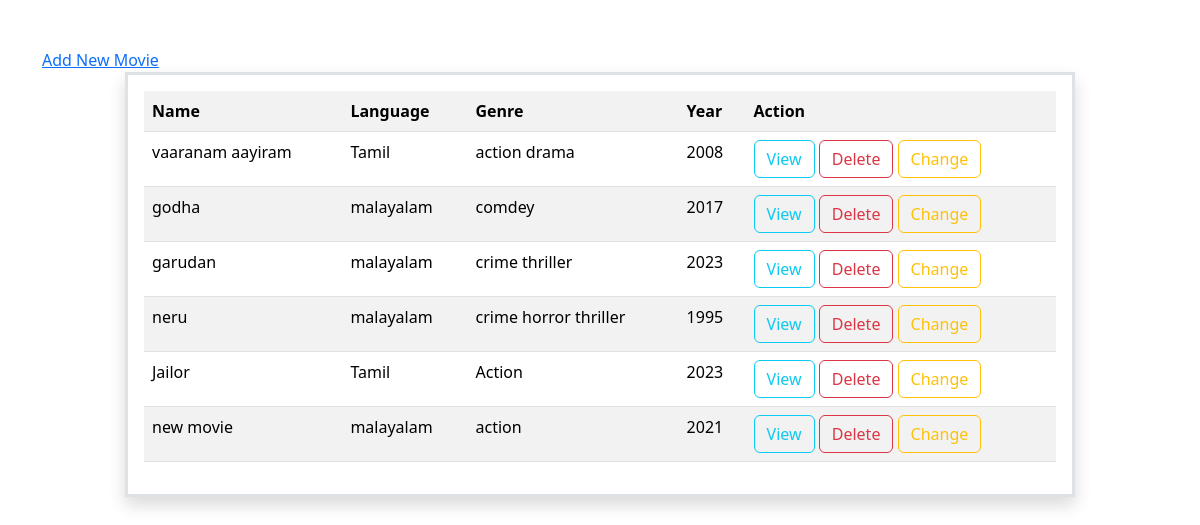
/movies/all/, run on the app's committed database.
### myapp/models.py (models this page shows, shortened)
class Movie(models.Model):
    name=models.CharField(max_length=200,unique=True)
    language=models.CharField(max_length=200)
    run_time=models.PositiveBigIntegerField()
    genre=models.CharField(max_length=200)
    director=models.CharField(max_length=200)
    year=models.PositiveBigIntegerField()
    actors=models.CharField(max_length=200)

### myapp/views.py (the view)
# urls.py: path('movies/all/',views.MovieListView.as_view(),name="movie-list"),
class MovieListView(View):
    def get(self,request,*args,**kwargs):
        qs=Movie.objects.all()
        return render(request,"movie_list.html",{"data":qs})

### myapp/templates/movie_list.html (shortened to what this page needs)
<!DOCTYPE html>
<html lang="en">
<head>
    <link href="https://cdn.jsdelivr.net/npm/bootstrap@5.3.2/dist/css/bootstrap.min.css" rel="stylesheet">
</head>
<body>
    <div class="container mt-5">
        <div class="row">
            <a href="{%url 'movie-add' %}">Add New Movie</a>
            <div class="col-1"></div>
            <div class="col-10 p-3 border border-3 shadow">
                <table class="table table-striped">
                    <tr>
                        <th>Name</th>
                        <th>Language</th>
                        <th>Genre</th>
                        <th>Year</th>
                        <th>Action</th>
                    </tr>
                    {%for m in data%}
                        <tr>
                            <td>{{m.name}}</td>
                            <td>{{m.language}}</td>
                            <td>{{m.genre}}</td>
                            <td>{{m.year}}</td>
                            <td>
                                <a href="{%url 'movie-detail' m.id %}" class="btn btn-outline-info">View</a>
                                <a href="{%url 'movie-delete' m.id %}" class="btn btn-outline-danger">Delete</a>
                                <a href="{%url 'movie-edit' m.id%}" class="btn btn-outline-warning">Change</a>
                            </td>
                        </tr>
                    {%endfor%}
                </table>
            </div>
            <div class="col-1"></div>
        </div>
    </div>
</body>
</html>

### data on the page
Movie: name "vaaranam aayiram", language "Tamil", genre "action drama", year "2008"
Movie: name "godha", language "malayalam", genre "comdey", year "2017"
Movie: name "garudan", language "malayalam", genre "crime thriller", year "2023"
Movie: name "neru", language "malayalam", genre "crime horror thriller", year "1995"
Movie: name "Jailor", language "Tamil", genre "Action", year "2023"
Movie: name "new movie", language "malayalam", genre "action", year "2021"
